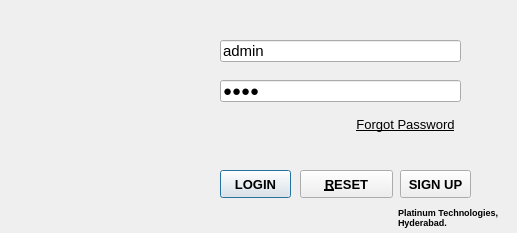
<?xml version="1.0" encoding="UTF-8"?>
<ui version="4.0">
 <class>Login_Screen</class>
 <widget class="QDialog" name="Login_Screen">
  <property name="windowModality">
   <enum>Qt::WindowModal</enum>
  </property>
  <property name="geometry">
   <rect>
    <x>0</x>
    <y>0</y>
    <width>517</width>
    <height>233</height>
   </rect>
  </property>
  <property name="maximumSize">
   <size>
    <width>517</width>
    <height>500</height>
   </size>
  </property>
  <property name="windowTitle">
   <string>Login</string>
  </property>
  <property name="windowIcon">
   <iconset>
    <normaloff>Logos/PlatinumLogo.ico</normaloff>Logos/PlatinumLogo.ico</iconset>
  </property>
  <property name="layoutDirection">
   <enum>Qt::LeftToRight</enum>
  </property>
  <property name="modal">
   <bool>true</bool>
  </property>
  <widget class="QLineEdit" name="lineEdit_Username">
   <property name="geometry">
    <rect>
     <x>220</x>
     <y>40</y>
     <width>241</width>
     <height>22</height>
    </rect>
   </property>
   <property name="font">
    <font>
     <family>Arial</family>
     <pointsize>11</pointsize>
    </font>
   </property>
   <property name="text">
    <string>admin</string>
   </property>
   <property name="echoMode">
    <enum>QLineEdit::Normal</enum>
   </property>
   <property name="readOnly">
    <bool>false</bool>
   </property>
   <property name="placeholderText">
    <string>Username</string>
   </property>
   <property name="cursorMoveStyle">
    <enum>Qt::VisualMoveStyle</enum>
   </property>
  </widget>
  <widget class="QLineEdit" name="lineEdit_Password">
   <property name="geometry">
    <rect>
     <x>220</x>
     <y>80</y>
     <width>241</width>
     <height>22</height>
    </rect>
   </property>
   <property name="font">
    <font>
     <family>Arial</family>
     <pointsize>11</pointsize>
    </font>
   </property>
   <property name="text">
    <string>1234</string>
   </property>
   <property name="echoMode">
    <enum>QLineEdit::PasswordEchoOnEdit</enum>
   </property>
   <property name="placeholderText">
    <string>Password</string>
   </property>
  </widget>
  <widget class="QPushButton" name="pushButton_Login">
   <property name="geometry">
    <rect>
     <x>220</x>
     <y>170</y>
     <width>71</width>
     <height>28</height>
    </rect>
   </property>
   <property name="font">
    <font>
     <family>Arial</family>
     <pointsize>10</pointsize>
     <weight>75</weight>
     <bold>true</bold>
    </font>
   </property>
   <property name="text">
    <string>LOGIN</string>
   </property>
  </widget>
  <widget class="QPushButton" name="pushButton_Reset">
   <property name="enabled">
    <bool>true</bool>
   </property>
   <property name="geometry">
    <rect>
     <x>300</x>
     <y>170</y>
     <width>93</width>
     <height>28</height>
    </rect>
   </property>
   <property name="font">
    <font>
     <family>Arial</family>
     <pointsize>10</pointsize>
     <weight>75</weight>
     <bold>true</bold>
    </font>
   </property>
   <property name="text">
    <string>&amp;RESET</string>
   </property>
   <property name="shortcut">
    <string>Ctrl+R</string>
   </property>
   <property name="default">
    <bool>false</bool>
   </property>
   <property name="flat">
    <bool>false</bool>
   </property>
  </widget>
  <widget class="QPushButton" name="pushButton_SignUp">
   <property name="geometry">
    <rect>
     <x>400</x>
     <y>170</y>
     <width>71</width>
     <height>28</height>
    </rect>
   </property>
   <property name="font">
    <font>
     <family>Arial</family>
     <pointsize>10</pointsize>
     <weight>75</weight>
     <bold>true</bold>
    </font>
   </property>
   <property name="text">
    <string>SIGN UP</string>
   </property>
  </widget>
  <widget class="QPushButton" name="pushButton_Forgot_Password">
   <property name="geometry">
    <rect>
     <x>350</x>
     <y>110</y>
     <width>111</width>
     <height>28</height>
    </rect>
   </property>
   <property name="font">
    <font>
     <family>Arial</family>
     <pointsize>10</pointsize>
     <underline>true</underline>
    </font>
   </property>
   <property name="text">
    <string>Forgot Password</string>
   </property>
   <property name="flat">
    <bool>true</bool>
   </property>
  </widget>
  <widget class="QLabel" name="label_Logo">
   <property name="geometry">
    <rect>
     <x>20</x>
     <y>10</y>
     <width>169</width>
     <height>165</height>
    </rect>
   </property>
   <property name="font">
    <font>
     <family>Arial</family>
    </font>
   </property>
   <property name="text">
    <string/>
   </property>
   <property name="pixmap">
    <pixmap>Logos/dlrl-logo.png</pixmap>
   </property>
   <property name="scaledContents">
    <bool>true</bool>
   </property>
  </widget>
  <widget class="QLabel" name="label">
   <property name="geometry">
    <rect>
     <x>398</x>
     <y>204</y>
     <width>113</width>
     <height>16</height>
    </rect>
   </property>
   <property name="font">
    <font>
     <family>Arial</family>
     <pointsize>7</pointsize>
     <weight>75</weight>
     <bold>true</bold>
    </font>
   </property>
   <property name="text">
    <string>Platinum Technologies,</string>
   </property>
  </widget>
  <widget class="QLabel" name="label_2">
   <property name="geometry">
    <rect>
     <x>304</x>
     <y>210</y>
     <width>47</width>
     <height>17</height>
    </rect>
   </property>
   <property name="text">
    <string/>
   </property>
  </widget>
  <widget class="QLabel" name="label_3">
   <property name="geometry">
    <rect>
     <x>376</x>
     <y>204</y>
     <width>21</width>
     <height>21</height>
    </rect>
   </property>
   <property name="text">
    <string/>
   </property>
   <property name="pixmap">
    <pixmap>Logos/AppLogo-platinum21x22.png</pixmap>
   </property>
   <property name="scaledContents">
    <bool>true</bool>
   </property>
  </widget>
  <widget class="QLabel" name="label_4">
   <property name="geometry">
    <rect>
     <x>398</x>
     <y>214</y>
     <width>57</width>
     <height>17</height>
    </rect>
   </property>
   <property name="font">
    <font>
     <family>Arial</family>
     <pointsize>7</pointsize>
     <weight>75</weight>
     <bold>true</bold>
    </font>
   </property>
   <property name="text">
    <string>Hyderabad.</string>
   </property>
  </widget>
 </widget>
 <resources/>
 <connections>
  <connection>
   <sender>pushButton_Reset</sender>
   <signal>clicked()</signal>
   <receiver>lineEdit_Password</receiver>
   <slot>clear()</slot>
   <hints>
    <hint type="sourcelabel">
     <x>331</x>
     <y>181</y>
    </hint>
    <hint type="destinationlabel">
     <x>325</x>
     <y>93</y>
    </hint>
   </hints>
  </connection>
  <connection>
   <sender>pushButton_Reset</sender>
   <signal>clicked()</signal>
   <receiver>lineEdit_Username</receiver>
   <slot>clear()</slot>
   <hints>
    <hint type="sourcelabel">
     <x>357</x>
     <y>172</y>
    </hint>
    <hint type="destinationlabel">
     <x>358</x>
     <y>54</y>
    </hint>
   </hints>
  </connection>
 </connections>
</ui>
